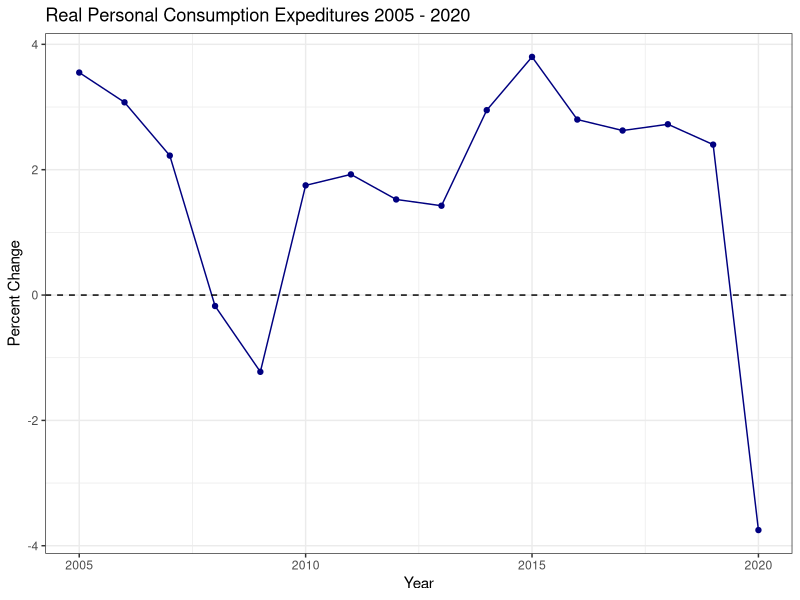
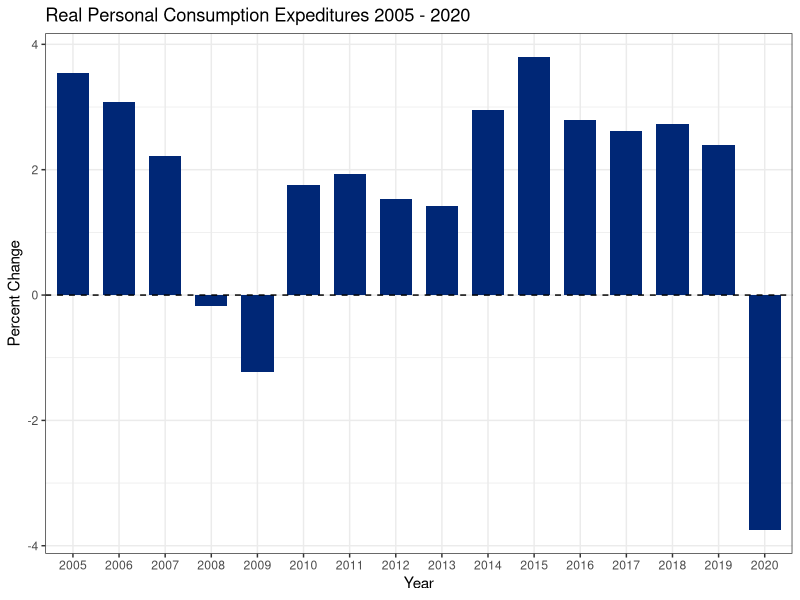
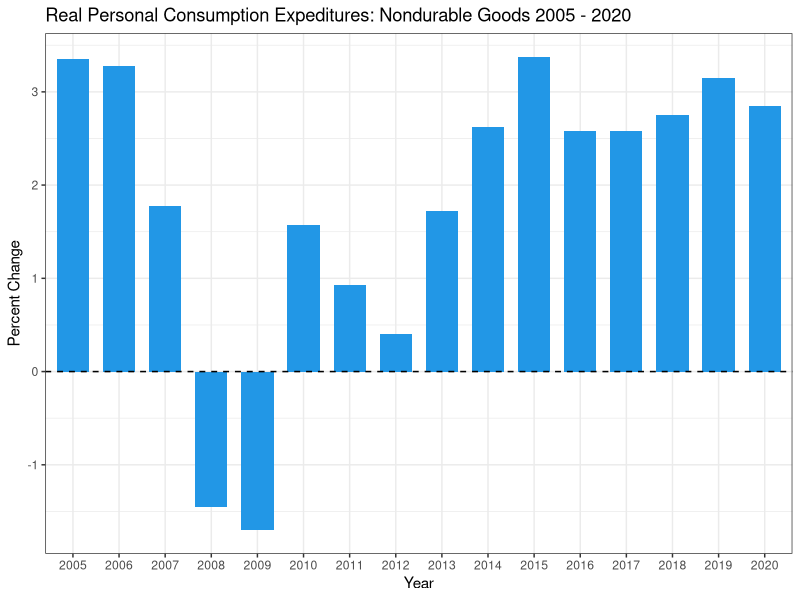
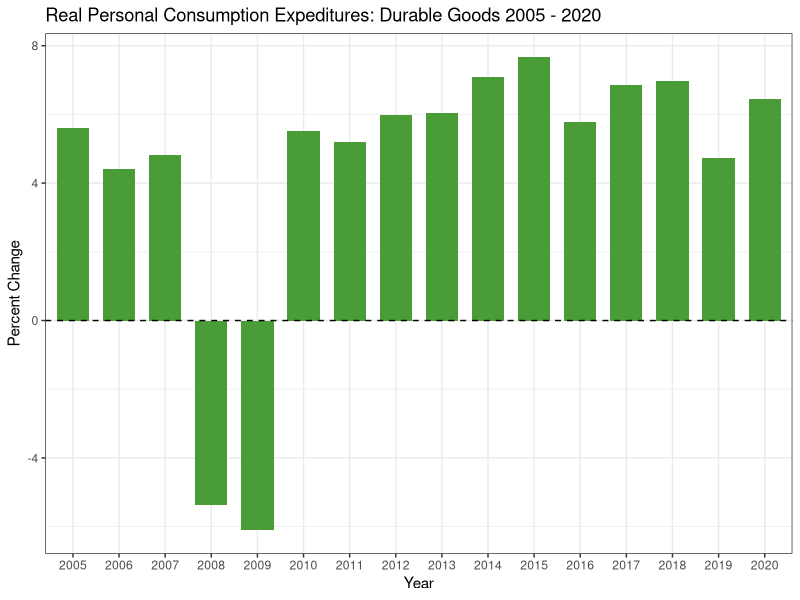
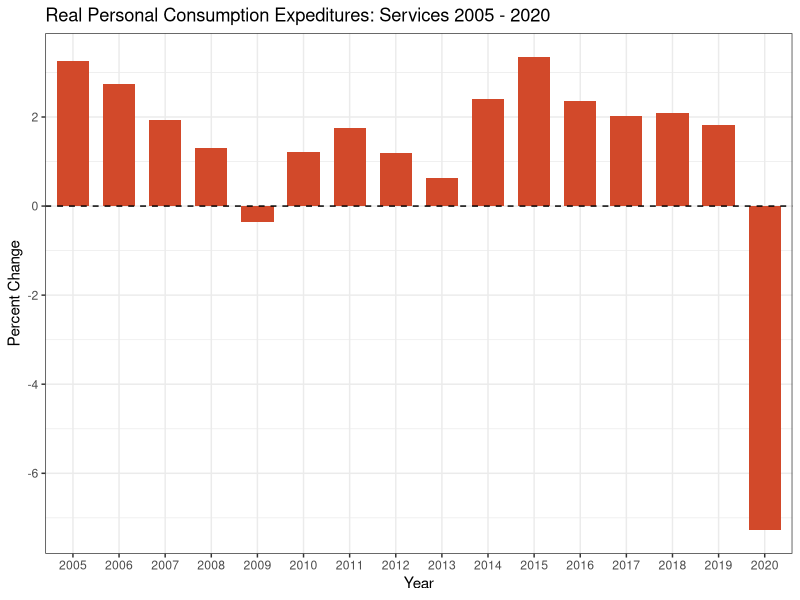
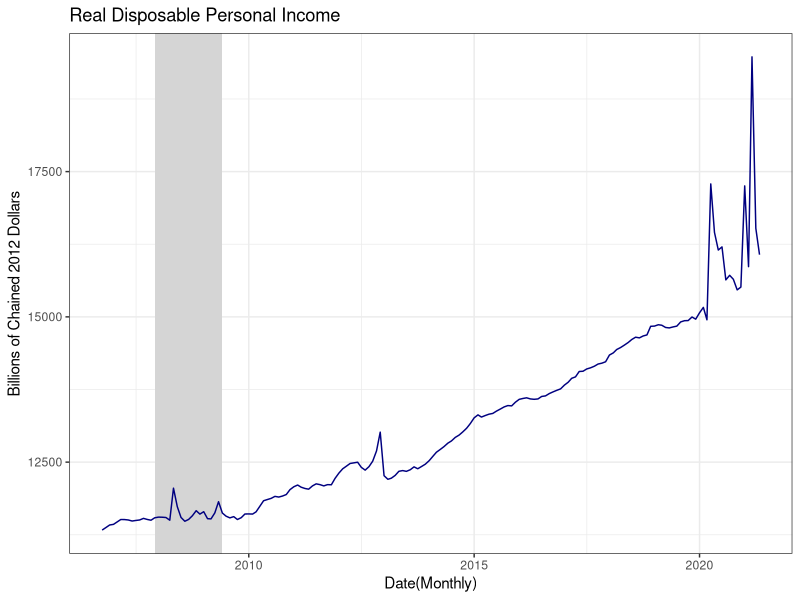
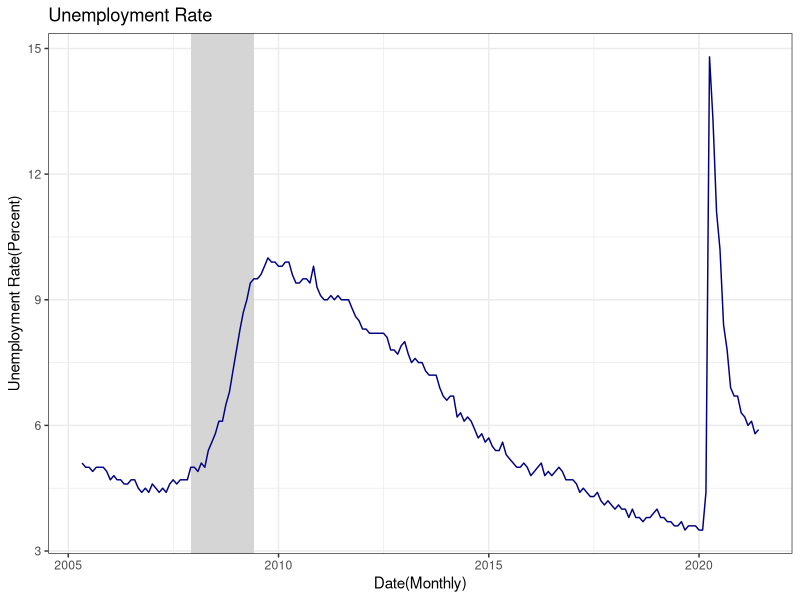
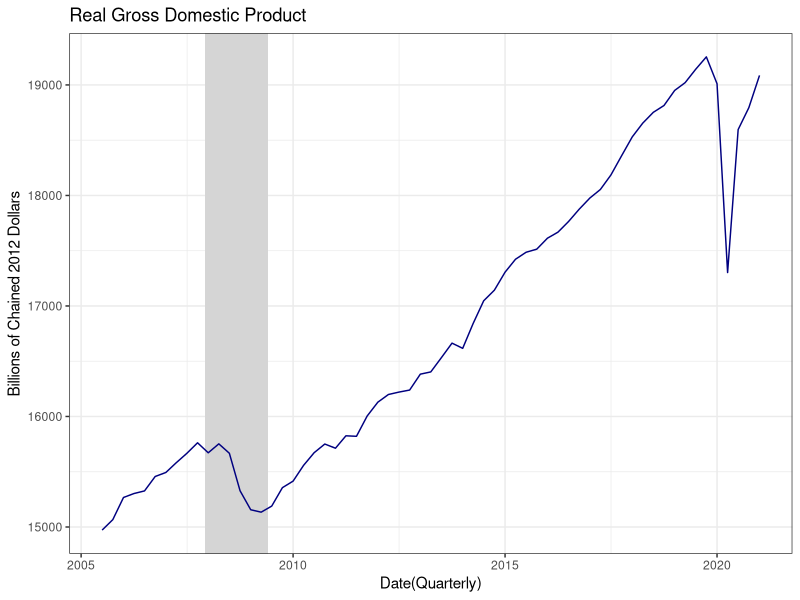

These charts were generated, in order, by the following R code:
## ---- chunk 1
knitr::opts_chunk$set(echo = TRUE)
## ---- chunk 2
library(ggplot2)
library(tidyverse)
## ---- chunk 3
consumption <- read.csv("consumption_data.csv")
## ---- chunk 4
ggplot(data = consumption,aes(x=year, y = rpce)) +
  geom_line(col = "navy") +
  geom_point(col = "navyblue") +
  geom_hline(yintercept = 0,lty = 2, col = "black") +
  ylab("Percent Change") +
  xlab("Year") +
  theme_bw() +
  ggtitle("Real Personal Consumption Expeditures 2005 - 2020")
## ---- chunk 5
ggplot(data = consumption,aes(x=as.factor(year), y = rpce)) +
  geom_bar(fill = "#002776",stat="identity",width = .7) +
  geom_hline(yintercept = 0,lty = 2, col = "black") +
  ylab("Percent Change") +
  xlab("Year") +
  theme_bw() +
  ggtitle("Real Personal Consumption Expeditures 2005 - 2020")
## ---- chunk 6
ggplot(data = consumption,aes(x=as.factor(year), y = rpcend)) +
  geom_bar(fill = "4a9d36",stat="identity",width = .7) +
  geom_hline(yintercept = 0,lty = 2, col = "black") +
  ylab("Percent Change") +
  xlab("Year") +
  theme_bw() +
  ggtitle("Real Personal Consumption Expeditures: Nondurable Goods 2005 - 2020")
## ---- chunk 7
ggplot(data = consumption,aes(x=as.factor(year), y = rpcedg)) +
  geom_bar(fill = "#4a9d36",stat="identity",width = .7) +
  geom_hline(yintercept = 0,lty = 2, col = "black") +
  ylab("Percent Change") +
  xlab("Year") +
  theme_bw() +
  ggtitle("Real Personal Consumption Expeditures: Durable Goods 2005 - 2020")
## ---- chunk 8
ggplot(data = consumption,aes(x=as.factor(year), y = rpces)) +
  geom_bar(fill = "#d2492a",stat="identity",width = .7) +
  geom_hline(yintercept = 0,lty = 2, col = "black") +
  ylab("Percent Change") +
  xlab("Year") +
  theme_bw() +
  ggtitle("Real Personal Consumption Expeditures: Services 2005 - 2020")
## ---- chunk 9
dpi <- read.csv("real_disposable_income.csv")
## ---- chunk 10
d <- as.Date("01/01/08", "%m/%d/%y")

as.numeric(d)

d1 <- as.Date("12/01/07", "%m/%d/%y")
d2 <- as.Date("06/01/09", "%m/%d/%y")
## ---- chunk 11
dpi$DATE <- as.Date(dpi$DATE, "%m/%d/%y")
ggplot(data = dpi, aes(x=DATE,y=DSPIC96)) +
  geom_rect(aes(xmin = d1,xmax=d2,ymin=-Inf,ymax=Inf), alpha = .3, fill ="lightgrey") +
  geom_line(col="navy") +
  theme_bw() +
  ylab("Billions of Chained 2012 Dollars") +
  xlab("Date(Monthly)") +
  ggtitle("Real Disposable Personal Income") 
## ---- chunk 12
unemployment <- read.csv("unemployment.csv")
## ---- chunk 13
unemployment$DATE <- as.Date(unemployment$DATE, "%Y-%m-%d")
ggplot(data = unemployment, aes(x=DATE,y=UNRATE)) +
  geom_rect(aes(xmin = d1,xmax=d2,ymin=-Inf,ymax=Inf), alpha = .3, fill ="lightgrey") +
  geom_line(col="navy") +
  theme_bw() +
  ylab("Unemployment Rate(Percent)") +
  xlab("Date(Monthly)") +
  ggtitle("Unemployment Rate") 
## ---- chunk 14
real_gdp <- read.csv("real_gdp.csv")
## ---- chunk 15
real_gdp$DATE <- as.Date(real_gdp$DATE, "%Y-%m-%d")
ggplot(data = real_gdp, aes(x=DATE,y=GDPC1)) +
  geom_rect(aes(xmin = d1,xmax=d2,ymin=-Inf,ymax=Inf), alpha = .3, fill ="lightgrey") +
  geom_line(col="navy") +
  theme_bw() +
  ylab("Billions of Chained 2012 Dollars") +
  xlab("Date(Quarterly)") +
  ggtitle("Real Gross Domestic Product") 
## ---- chunk 16
debt_gdp <- read.csv("debt_to_gdp.csv")
## ---- chunk 17
debt_gdp$DATE <- as.Date(debt_gdp$DATE, "%Y-%m-%d")
ggplot(data = debt_gdp, aes(x=DATE,y=GFDEGDQ188S)) +
  geom_rect(aes(xmin = d1,xmax=d2,ymin=-Inf,ymax=Inf), alpha = .3, fill ="lightgrey") +
  geom_line(col="navy") +
  theme_bw() +
  ylab("Percent") +
  xlab("Date(Quarterly)") +
  ggtitle("Total Public Debt as a Percent of Gross Domestic Product") 
## ---- chunk 18
personal_savings <- read.csv("personal_savings_rate.csv")
## ---- chunk 19
personal_savings$DATE <- as.Date(personal_savings$DATE, "%Y-%m-%d")
ggplot(data = personal_savings, aes(x=DATE,y=PSAVERT)) +
  geom_rect(aes(xmin = d1,xmax=d2,ymin=-Inf,ymax=Inf), alpha = .3, fill ="lightgrey") +
  geom_line(col="navy") +
  theme_bw() +
  ylab("Percent") +
  xlab("Date(Monthly)") +
  ggtitle("Personal Savings Rate as a Percentage of Disposable Income") 
